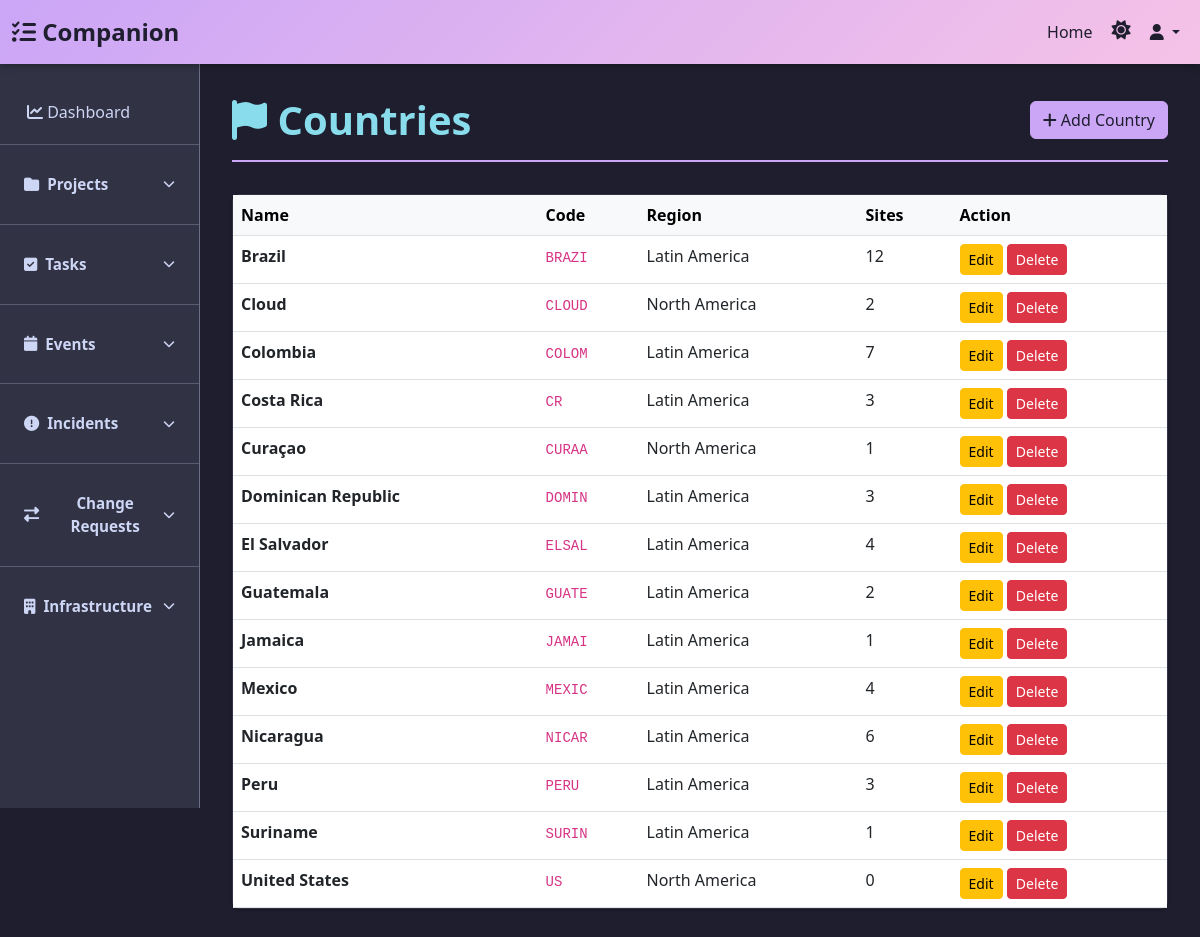
Page /infrastructure/countries/ on the committed database.
### inframan/models.py (models this page shows, shortened)
class Country(models.Model):
    name = models.CharField(max_length=100, unique=True)
    code = models.CharField(max_length=5, unique=True)
    region = models.ForeignKey(Region, on_delete=models.PROTECT, related_name='countries')
    created_at = models.DateTimeField(auto_now_add=True)
    updated_at = models.DateTimeField(auto_now=True)
    class Meta:
        ordering = ['name']
        verbose_name = 'Country'
        verbose_name_plural = 'Countries'

class Region(models.Model):
    name = models.CharField(max_length=100, unique=True)
    code = models.CharField(max_length=10, unique=True)
    description = models.TextField(blank=True, null=True)
    created_at = models.DateTimeField(auto_now_add=True)
    updated_at = models.DateTimeField(auto_now=True)
    class Meta:
        ordering = ['name']
        verbose_name = 'Region'
        verbose_name_plural = 'Regions'

### inframan/views.py (the view)
# urls.py: path('countries/', views.country_list, name='country_list'),
def country_list(request):
    countries = Country.objects.select_related('region').all()
    return render(request, 'inframan/country_list.html', {'countries': countries})

### templates/inframan/country_list.html (shortened to what this page needs)
{% extends 'shiro/base.html' %}
{% block content %}
<div class="page-header d-flex justify-content-between align-items-center">
    <h1><i class="fas fa-flag"></i> Countries</h1>
    <a href="{% url 'inframan:country_create' %}" class="btn btn-primary">
        <i class="fas fa-plus"></i> Add Country
    </a>
</div>
{% if countries %}
    <div class="card">
        <div class="table-responsive">
            <table class="table table-hover mb-0">
                <thead class="table-light">
                    <tr>
                        <th>Name</th>
                        <th>Code</th>
                        <th>Region</th>
                        <th>Sites</th>
                        <th>Action</th>
                    </tr>
                </thead>
                <tbody>
                    {% for country in countries %}
                        <tr>
                            <td><strong>{{ country.name }}</strong></td>
                            <td><code>{{ country.code }}</code></td>
                            <td>{{ country.region.name }}</td>
                            <td>{{ country.sites.count }}</td>
                            <td>
                                <a href="{% url 'inframan:country_edit' country.pk %}" class="btn btn-sm btn-warning">Edit</a>
                                <a href="{% url 'inframan:country_delete' country.pk %}" class="btn btn-sm btn-danger">Delete</a>
                            </td>
                        </tr>
                    {% endfor %}
                </tbody>
            </table>
        </div>
    </div>
{% else %}
    <div class="alert alert-info alert-dismissible fade show" role="alert">
        <i class="fas fa-info-circle"></i> No countries yet.
        <a href="{% url 'inframan:country_create' %}" class="alert-link">Create one now!</a>
    </div>
{% endif %}
{% endblock %}

### templates/shiro/base.html (shortened to what this page needs)
<!DOCTYPE html>
<html lang="en">
<head>
    <link href="https://cdn.jsdelivr.net/npm/bootstrap@5.3.0/dist/css/bootstrap.min.css" rel="stylesheet">
    <link rel="stylesheet" href="https://cdnjs.cloudflare.com/ajax/libs/font-awesome/6.4.0/css/all.min.css">
</head>
<body class="dark-mode">
    <nav class="navbar navbar-expand-lg navbar-dark sticky-top">
        <div class="container-fluid">
            <a class="navbar-brand" href="{% url 'shiro:dashboard' %}">
                <i class="fas fa-tasks"></i> Companion
            </a>
            <div class="collapse navbar-collapse" id="navbarNav">
                <ul class="navbar-nav ms-auto">
                    <li class="nav-item">
                        <a class="nav-link" href="{% url 'shiro:dashboard' %}">Home</a>
                    </li>
                    <li class="nav-item">
                        <button class="nav-link theme-toggle" id="themeToggle" title="Toggle theme">
                        </button>
                    </li>
                    <li class="nav-item dropdown">
                        <a class="nav-link dropdown-toggle" href="#" role="button" data-bs-toggle="dropdown">
                            <i class="fas fa-user"></i>
                        </a>
                    </li>
                </ul>
            </div>
        </div>
    </nav>
    <div class="container-fluid">
        <div class="row">
            <nav class="col-md-2 sidebar">
                <div class="nav flex-column">
                    <a class="nav-link {% if request.resolver_match.url_name == 'dashboard' %}active{% endif %}" href="{% url 'shiro:dashboard' %}">
                        <i class="fas fa-chart-line"></i> Dashboard
                    </a>
                    <hr class="my-2">
                    <div class="sidebar-section">
                        <button class="sidebar-toggle" data-bs-toggle="collapse" data-bs-target="#projectsMenu" aria-expanded="false" aria-controls="projectsMenu">
                            <span class="section-title">
                                <i class="fas fa-folder"></i> Projects
                            </span>
                            <i class="fas fa-chevron-down toggle-icon"></i>
                        </button>
                    </div>
                    <hr class="my-2">
                    <div class="sidebar-section">
                        <button class="sidebar-toggle" data-bs-toggle="collapse" data-bs-target="#tasksMenu" aria-expanded="false" aria-controls="tasksMenu">
                            <span class="section-title">
                                <i class="fas fa-check-square"></i> Tasks
                            </span>
                            <i class="fas fa-chevron-down toggle-icon"></i>
                        </button>
                    </div>
                    <hr class="my-2">
                    <div class="sidebar-section">
                        <button class="sidebar-toggle" data-bs-toggle="collapse" data-bs-target="#eventsMenu" aria-expanded="false" aria-controls="eventsMenu">
                            <span class="section-title">
                                <i class="fas fa-calendar"></i> Events
                            </span>
                            <i class="fas fa-chevron-down toggle-icon"></i>
                        </button>
                    </div>
                    <hr class="my-2">
                    <div class="sidebar-section">
                        <button class="sidebar-toggle" data-bs-toggle="collapse" data-bs-target="#incidentsMenu" aria-expanded="false" aria-controls="incidentsMenu">
                            <span class="section-title">
                                <i class="fas fa-exclamation-circle"></i> Incidents
                            </span>
                            <i class="fas fa-chevron-down toggle-icon"></i>
                        </button>
                    </div>
                    <hr class="my-2">
                    <div class="sidebar-section">
                        <button class="sidebar-toggle" data-bs-toggle="collapse" data-bs-target="#crqMenu" aria-expanded="false" aria-controls="crqMenu">
                            <span class="section-title">
                                <i class="fas fa-exchange-alt"></i> Change Requests
                            </span>
                            <i class="fas fa-chevron-down toggle-icon"></i>
                        </button>
                    </div>
                    <hr class="my-2">
                    <div class="sidebar-section">
                        <button class="sidebar-toggle" data-bs-toggle="collapse" data-bs-target="#infrastructureMenu" aria-expanded="false" aria-controls="infrastructureMenu">
                            <span class="section-title">
                                <i class="fas fa-building"></i> Infrastructure
                            </span>
                            <i class="fas fa-chevron-down toggle-icon"></i>
                        </button>
                    </div>
                </div>
            </nav>
            <main class="col-md-10 main-content">
                {% block content %}{% endblock %}
            </main>
        </div>
    </div>
</body>
</html>

### templates/shiro/base.html (style rules this page uses)
:root { --dracula-background-light: #f7ede1; --dracula-foreground-light: #2d2a26; --dracula-selection-light: #ffffff; --dracula-comment-light: #8a8378; --dracula-red-light: #e5484d; --dracula-orange-light: #f5822a; --dracula-yellow-light: #d4a017; --dracula-green-light: #2fae5a; --dracula-purple-light: #f5822a; --dracula-cyan-light: #f5822a; --dracula-pink-light: #f5822a; --dracula-background: #1e1e2e; --dracula-foreground: #cdd6f4; --dracula-selection: #313244; --dracula-comment: #6c7086; --dracula-red: #f38ba8; --dracula-orange: #fab387; --dracula-yellow: #f9e2af; --dracula-green: #a6e3a1; --dracula-purple: #cba6f7; --dracula-cyan: #89dceb; --dracula-pink: #f5c2e7; }
body { font-family: 'Segoe UI', Tahoma, Geneva, Verdana, sans-serif; background-color: var(--dracula-background); color: var(--dracula-foreground); transition: background-color 0.3s ease, color 0.3s ease; }
.navbar { background: linear-gradient(135deg, var(--dracula-purple) 0%, var(--dracula-pink) 100%); box-shadow: 0 2px 8px rgba(0,0,0,0.3); transition: all 0.3s ease; }
.navbar .nav-link, .navbar .navbar-toggler-icon { color: #1e1e2e !important; }
.navbar-brand { font-weight: 700; font-size: 1.5rem; color: #1e1e2e !important; }
.sidebar { background-color: var(--dracula-selection); border-right: 1px solid var(--dracula-comment); min-height: calc(100vh - 56px); max-height: calc(100vh - 56px); padding: 1.5rem 0; position: sticky; top: 56px; overflow-y: auto; overflow-x: hidden; transition: background-color 0.3s ease, border-color 0.3s ease, color 0.3s ease; }
.sidebar-section { margin: 0.5rem 0; }
.sidebar-toggle { width: 100%; background: none; border: none; padding: 0.75rem 1.5rem; display: flex; justify-content: space-between; align-items: center; cursor: pointer; transition: all 0.3s ease; color: var(--dracula-foreground); font-weight: 600; font-size: 0.95rem; }
.section-title { display: flex; align-items: center; gap: 0.5rem; }
.toggle-icon { transition: transform 0.3s ease; font-size: 0.75rem; }
.collapse { overflow: hidden; transition: max-height 0.3s ease, opacity 0.3s ease; }
.collapse:not(.show) { display: none; }
.nav-link { color: var(--dracula-foreground); padding: 0.75rem 1.5rem; border-left: 3px solid transparent; transition: all 0.3s ease; }
.main-content { padding: 2rem; background-color: var(--dracula-background); color: var(--dracula-foreground); transition: background-color 0.3s ease, color 0.3s ease; }
.page-header { margin-bottom: 2rem; padding-bottom: 1rem; border-bottom: 2px solid var(--dracula-purple); }
.page-header h1 { color: var(--dracula-cyan); font-weight: 700; margin: 0; }
.card { border: 1px solid var(--dracula-selection); background-color: var(--dracula-selection); color: var(--dracula-foreground); box-shadow: 0 1px 3px rgba(0,0,0,0.3); border-radius: 0.5rem; transition: all 0.3s ease; margin-bottom: 1.5rem; }
.btn-primary { background-color: var(--dracula-purple); border-color: var(--dracula-purple); color: #1e1e2e; }
.table { color: var(--dracula-foreground); }
.table-light { background-color: var(--dracula-selection); }
.theme-toggle { cursor: pointer; font-size: 1.2rem; padding: 0.5rem; border-radius: 0.5rem; transition: all 0.3s ease; color: #1e1e2e; }

### rows in the picture
Country: name "Brazil", code "BRAZI", region.name "Latin America", sites.count "12"
Country: name "Cloud", code "CLOUD", region.name "North America", sites.count "2"
Country: name "Colombia", code "COLOM", region.name "Latin America", sites.count "7"
Country: name "Costa Rica", code "CR", region.name "Latin America", sites.count "3"
Country: name "Curaçao", code "CURAA", region.name "North America", sites.count "1"
Country: name "Dominican Republic", code "DOMIN", region.name "Latin America", sites.count "3"
Country: name "El Salvador", code "ELSAL", region.name "Latin America", sites.count "4"
Country: name "Guatemala", code "GUATE", region.name "Latin America", sites.count "2"
Country: name "Jamaica", code "JAMAI", region.name "Latin America", sites.count "1"
Country: name "Mexico", code "MEXIC", region.name "Latin America", sites.count "4"
Country: name "Nicaragua", code "NICAR", region.name "Latin America", sites.count "6"
Country: name "Peru", code "PERU", region.name "Latin America", sites.count "3"
Country: name "Suriname", code "SURIN", region.name "Latin America", sites.count "1"
Country: name "United States", code "US", region.name "North America", sites.count "0"
